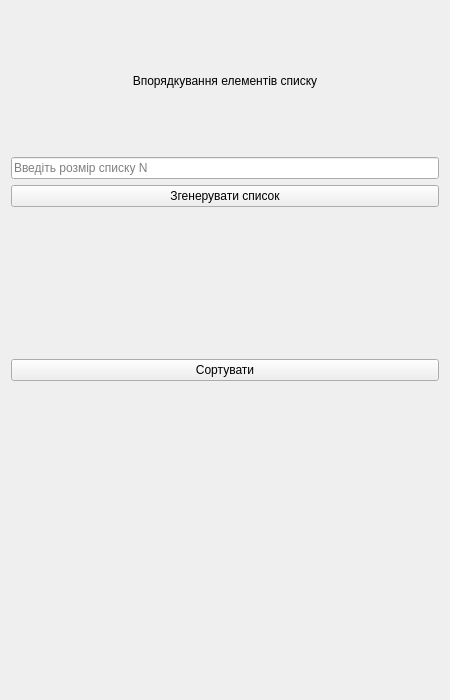
<?xml version="1.0" encoding="UTF-8"?>
<ui version="4.0">
 <class>Form</class>
 <widget class="QWidget" name="Form">
  <property name="geometry">
   <rect>
    <x>0</x>
    <y>0</y>
    <width>450</width>
    <height>700</height>
   </rect>
  </property>
  <property name="windowTitle">
   <string>Form</string>
  </property>
  <layout class="QVBoxLayout" name="verticalLayout">
   <item>
    <widget class="QLabel" name="title">
     <property name="maximumSize">
      <size>
       <width>16777215</width>
       <height>140</height>
      </size>
     </property>
     <property name="text">
      <string>Впорядкування елементів списку</string>
     </property>
     <property name="alignment">
      <set>Qt::AlignmentFlag::AlignCenter</set>
     </property>
    </widget>
   </item>
   <item>
    <layout class="QVBoxLayout" name="verticalLayout_3">
     <item>
      <widget class="QLineEdit" name="input_size">
       <property name="styleSheet">
        <string notr="true"/>
       </property>
       <property name="text">
        <string/>
       </property>
       <property name="placeholderText">
        <string>Введіть розмір списку N</string>
       </property>
       <property name="clearButtonEnabled">
        <bool>true</bool>
       </property>
      </widget>
     </item>
     <item>
      <widget class="QPushButton" name="pushButton_create_list">
       <property name="text">
        <string>Згенерувати список</string>
       </property>
      </widget>
     </item>
    </layout>
   </item>
   <item>
    <widget class="QLabel" name="label_result_list">
     <property name="maximumSize">
      <size>
       <width>16777215</width>
       <height>140</height>
      </size>
     </property>
     <property name="text">
      <string/>
     </property>
     <property name="alignment">
      <set>Qt::AlignmentFlag::AlignCenter</set>
     </property>
    </widget>
   </item>
   <item>
    <widget class="QPushButton" name="pushButton_sort_list">
     <property name="text">
      <string>Сортувати</string>
     </property>
    </widget>
   </item>
   <item>
    <widget class="QLabel" name="label_status">
     <property name="text">
      <string/>
     </property>
    </widget>
   </item>
  </layout>
 </widget>
 <resources/>
 <connections/>
</ui>
